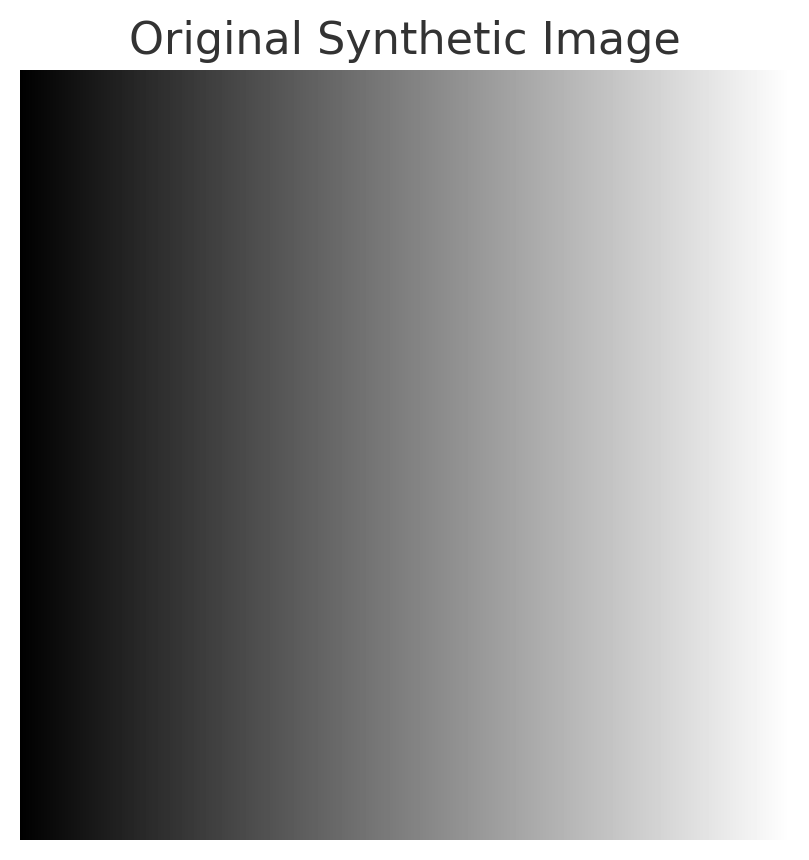
#> input picture 02_ImageFiltering/01_PointFiltering/01_Images/SyntheticImage_Base.png, 809 x 860 px
$ python thresholding.py
#> lines starting #> are read from the running program, lines starting #| are printed output that depends on the picture; after the words box and inside, x2 and y2 are one past the last pixel; in counts of white or black regions, pixels touching at a corner belong together
import cv2
import numpy as np

def threshold_image(image, thresh_value=128):
    _, binary = cv2.threshold(image, thresh_value, 255, cv2.THRESH_BINARY)
    return binary

# Load an image in grayscale
image = cv2.imread('../01_Images/SyntheticImage_Base.png', cv2.IMREAD_GRAYSCALE)
#> image is the input picture: shape (860, 809); min 0, max 255, mean 144.8
thresholded = threshold_image(image, 128)
#> in threshold_image, `_, binary = cv2.threshold(image, thresh_value, 255, cv2.THRESH_BINARY)`:
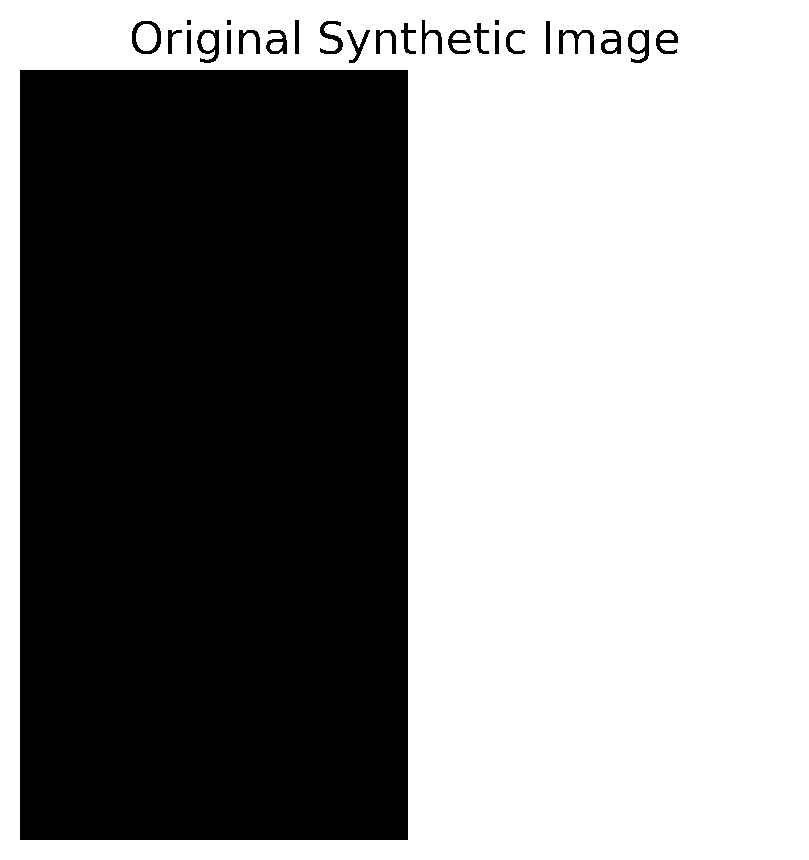
#> binary: shape (860, 809); 56.4% white; 26 black regions, largest, box (x1, y1, x2, y2) and area: (20, 70, 408, 840) 298760, (132, 21, 161, 54) 350, (559, 30, 594, 54) 330

cv2.imwrite('thresholding.png', thresholded)
